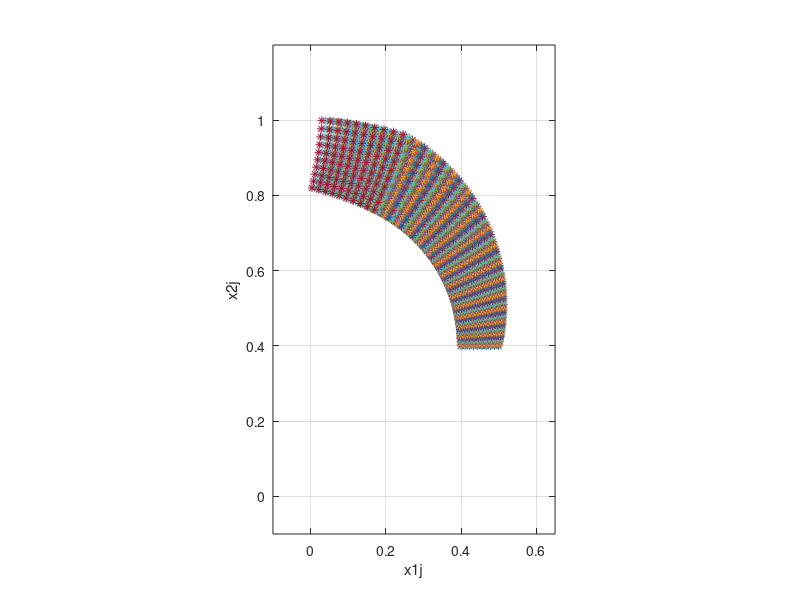

This figure's MATLAB source:
%%%%%%%%%%%%%%%%%%%%%%%%%%%%%%%%%%%%%%%%%%%%%%%%%%%%%%%%%%%%%%%%%%%%%%%%%%%
% Simulation of Examples from Asymptotic Properties of Set Dynamical
% Systems
% Example:  Artstein's Circles, First simulation
%%%%%%%%%%%%%%%%%%%%%%%%%%%%%%%%%%%%%%%%%%%%%%%%%%%%%%%%%%%%%%%%%%%%%%%%%%%
clear all
% Initial Set
d1=10;
x10=linspace(0.4,0.5,d1);
% n1=length(x10);
x20=linspace(0.4,0.5,d1);
[X10,X20] = meshgrid(x10,x20);
% X0 contains all the possible combinations of initial conditions given x10
% and x20 
X0 = [X10; X20];

% Number of iterations 
J=250;

% Simulation
% Xf: J x d matrix that will contains set evolution
Xf=X0;
u=0.01;

for j=1:J
    % Separate Xf recursively into 2 matrices that contains the state Xij,
    % where i=1,2 and j=1...J.
    C = mat2cell(Xf(:,:,j), [d1 d1], [d1]);
    x1=C{1,1};
    x2=C{2,1};
    % x1plus=g1(x1,x2)
    x1plus= (-(x1.^2+x2.^2).*u+x1)./(1+(x1.^2+x2.^2).*u^2-2*x1.*u);
    % x2plus=g2(x1,x2)
    x2plus= x2./(1+(x1.^2+x2.^2)*u^2-2*x1.*u);
    % check if solution is in D=[0,infty) times [0,infty) before adding it
    % to Xf
    x1sign = (x1plus<0); % compute entries with negative x1
    x2sign = (x2plus<0); % compute entries with negative x2
    inD = isempty(find(x1sign)) * isempty(find(x2sign)); % inD = 1 if both terms are 1 (meaning empty find)
    if inD == 0 % not in D
       break 
    end
    % Add G(Xj) to Xf
    Xf(:,:,j+1)=[x1plus;x2plus];
end
% Plots
figure(1), clf
%figure(2), clf

Jfinal = size(Xf);
Jfinal = Jfinal(3);

% Computation of Xf and plot
for j=1:Jfinal
XF = mat2cell(Xf(:,:,j), [d1 d1], [d1]);
x_1=XF{1,1};
x_1=x_1(:)';
x_2=XF{2,1};
x_2=x_2(:)';
figure(1)
% plot3(x_1,x_2,x_1*0+j-1,'*'); grid on; hold on; xlabel('x1j');ylabel('x2j');zlabel('j');hold on
% figure(2)
plot(x_1,x_2,'*'); grid on; hold on; xlabel('x1j');ylabel('x2j'); hold on; axis equal
end
axis([-0.1 0.65 -0.1 1.2])
%axis equal
print -depsc -tiff -r300 ArtsteinCirclesSim2
%print(fig,'-dpdf','ArtsteinCircles.pdf')
